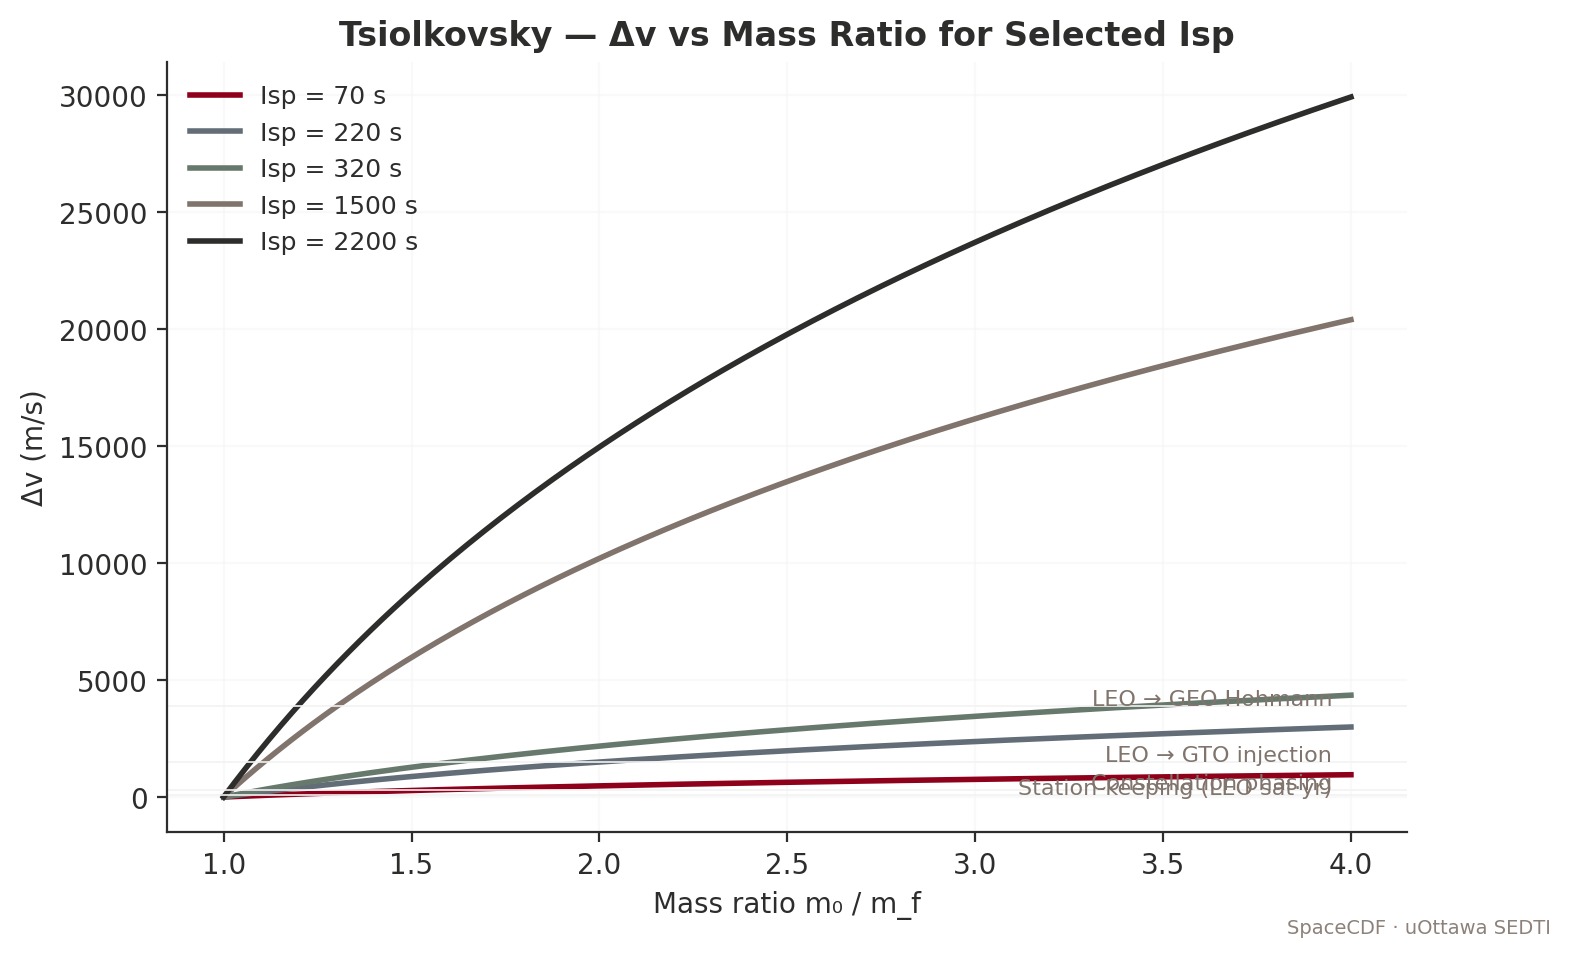

This figure's Python source:
"""Tsiolkovsky rocket equation — Δv vs mass ratio for several Isp."""
import numpy as np
import matplotlib.pyplot as plt
from uottawa_brand import apply_style, COLORS, SERIES, add_footer

apply_style()
fig, ax = plt.subplots(figsize=(8.0, 5.0))

g0 = 9.80665
isps = [70, 220, 320, 1500, 2200]   # cold gas, mono, bipro, Hall, ion
mr = np.linspace(1.0, 4.0, 200)

for i, isp in enumerate(isps):
    ve = isp * g0
    dv = ve * np.log(mr)
    ax.plot(mr, dv,
            color=SERIES[i % len(SERIES)],
            lw=2.0, label=f"Isp = {isp} s")

ax.set_xlabel("Mass ratio m₀ / m_f")
ax.set_ylabel("Δv (m/s)")
ax.set_title("Tsiolkovsky — Δv vs Mass Ratio for Selected Isp")
ax.legend(loc="upper left", frameon=False, fontsize=9)
ax.grid(True, alpha=0.4)

# Annotate typical Δv budgets
levels = [
    (100,    "Station-keeping (LEO sat·yr)"),
    (300,    "Constellation phasing"),
    (1500,   "LEO → GTO injection"),
    (3900,   "LEO → GEO Hohmann"),
]
for v, label in levels:
    ax.axhline(v, color=COLORS["polar"], lw=0.6)
    ax.text(3.95, v+30, label, fontsize=8, color=COLORS["warm_grey"], ha="right")

add_footer(fig)
fig.savefig("/sessions/serene-eager-noether/mnt/docs/assets/figures/fig_tsiolkovsky.png")
print("OK tsiolkovsky")
